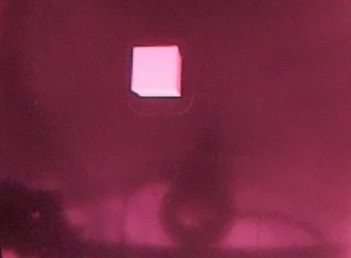
#> input picture test_frame_3_20.03.jpg, 351 x 258 px
$ python 'contour detection.py'
#> lines starting #> are read from the running program, lines starting #| are printed output that depends on the picture; after the words box and inside, x2 and y2 are one past the last pixel; in counts of white or black regions, pixels touching at a corner belong together
import cv2
import imutils
#import argparse

# construct the argument parse and parse the arguments
#ap = argparse.ArgumentParser()
#ap.add_argument("-i", "--image", required=True, help="path to the input image")
#args = vars(ap.parse_args())


# load the image and resize it to a smaller factor so that
# the shapes can be approximated better
image = cv2.imread("test_frame_3_20.03.jpg")
#> image is the input picture: shape (258, 351, 3); mean B, G, R 65.7, 41.4, 119.9
# image = cv2.imread("test_frame_13.03.jpg")
# image = cv2.imread("test_frame_2_13.03.jpg")
# image = cv2.imread("frame_2.jpg")
cv2.imshow("OG", image)
cv2.waitKey(0)

resized = imutils.resize(image, width=300)
cv2.imshow("Resized", resized)
cv2.waitKey(0)
ratio = image.shape[0] / float(resized.shape[0])
#> ratio = 1.17

# convert the resized image to grayscale, blur it slightly,
# and threshold it
gray = cv2.cvtColor(resized, cv2.COLOR_BGR2GRAY)
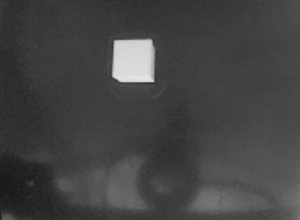
#> gray: shape (220, 300); min 23, max 228, mean 67.7
cv2.imshow("Grayed", gray)
cv2.waitKey(0)
blurred = cv2.GaussianBlur(gray, (5, 5), 0)
#thresh = cv2.threshold(blurred, 60, 255, cv2.THRESH_BINARY)[1]
                                #This is a threshold value i.e, any pixel that has colour value above this value will be made into the specified pixel colour (value to the right)
cv2.imshow("Blurred", blurred)
cv2.waitKey(0)

thresh = cv2.threshold(blurred, 127, 255, cv2.THRESH_BINARY)[1] #This is probably key
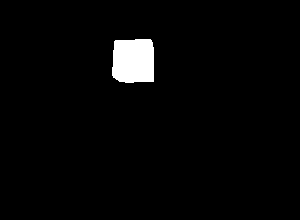
#> thresh: shape (220, 300); 2.6% white; 1 white region
cv2.imshow("Thresh", thresh)
cv2.waitKey(0)

# find contours in the thresholded image
cnts = cv2.findContours(thresh.copy(), cv2.RETR_EXTERNAL, cv2.CHAIN_APPROX_SIMPLE)
#> cnts = 1 contour; box (x1, y1, x2, y2) and area: (112, 39, 154, 83) 1642
cnts = imutils.grab_contours(cnts)

for c in cnts:
	# compute the center of the contour, then detect the name of the
	# shape using only the contour
	M = cv2.moments(c)
	cX = int((M["m10"] / M["m00"]) * ratio)
	cY = int((M["m01"] / M["m00"]) * ratio)
	# multiply the contour (x, y)-coordinates by the resize ratio,
	# then draw the contours and the name of the shape on the image
	c = c.astype("float")
	c *= ratio
	c = c.astype("int")
	cv2.drawContours(image, [c], -1, (0, 255, 0), 2)
	perimeter = cv2.arcLength(c,True)
	area = cv2.contourArea(c)
	print(f"This is the perimeter of the print: {perimeter}cm")
	print(f"This is the area of the print: {area}cm")

	# show the output image
	cv2.imshow("Image", image)
	cv2.waitKey(0)
#> this loop made 1 pass
#> (cX, cY, perimeter, area) on pass 1: (156, 70, 188.1, 2266)
#| This is the perimeter of the print: 188.09959959983826cm
#| This is the area of the print: 2266.0cm
#> pass 1, `cv2.imshow("Image", image)`:
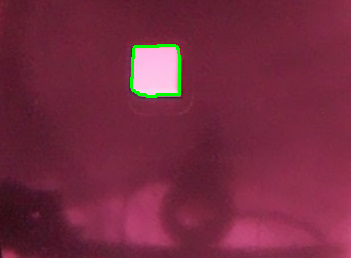
#> window 'Image': shape (258, 351, 3); mean B, G, R 64.7, 42.2, 118.7
